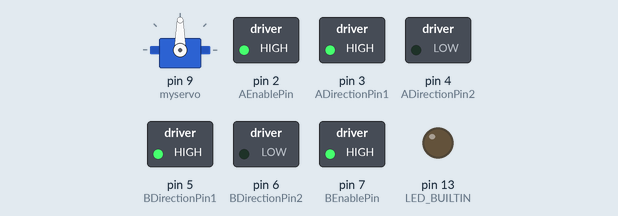
Recording of a sketch running on a simulated Arduino Mega 2560, built with avr-gcc and run on an emulated ATmega2560. On the bench: servo, switched loads named in the sketch (green lamp = pin HIGH), output pins drawn as LEDs (lit = HIGH).

Above: at 1.1 s.
At 2.8 s:
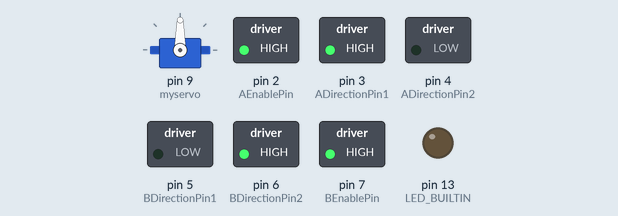
Timing chart, 0 to 3.8 s (numbered marks = the images above):
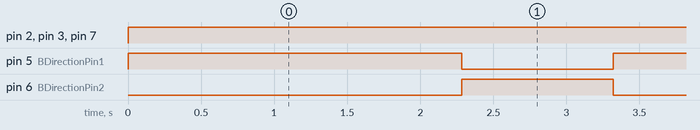

Measured:
- by itself, pin 2 (AEnablePin), pin 3 (ADirectionPin1), pin 7 (BEnablePin): LOW → HIGH at 0.00 s
- by itself, pin 5 (BDirectionPin1): alternates HIGH for 2.3 s and LOW for 1.0 s
- by itself, pin 6 (BDirectionPin2): alternates HIGH for 1.0 s and LOW for 2.3 s

The sketch:

Testing-1-2.ino
```cpp
#include <Servo.h>
#include <NewPing.h>
// ensure that the nnewping library by tim eckel is installed
// Tools > Manage Libraries > Search for 'newping' > Install

// MOTOR PIN DEFINITIONS
const int ADirectionPin1 = 3;
const int ADirectionPin2 = 4;
const int AEnablePin = 2;
const int BDirectionPin1 = 5;
const int BDirectionPin2 = 6;
const int BEnablePin = 7;

const int echoPin = 10;
const int trigPin = 11;
const int servoPin = 9;

const int farRight = -80; // let the servo scan right
const int farLeft = 80;   // let the servo scan left
const int middle = 0;     // let the servo scan middle

Servo myservo; // create servo object to control a servo
// twelve servo objects can be created on most boards

// ULTRASONIC CONTROL

#define ITERATIONS 5     // Number of iterations.
#define TRIGGER_PIN 11   // Arduino pin tied to trigger pin on ping sensor.
#define ECHO_PIN 10      // Arduino pin tied to echo pin on ping sensor.
#define MAX_DISTANCE 200 // Maximum distance (in cm) to ping.
#define PING_INTERVAL 33 // Milliseconds between sensor pings (29ms is about the min to avoid cross-sensor echo).

NewPing sonar(TRIGGER_PIN, ECHO_PIN, MAX_DISTANCE); // NewPing setup of pins and maximum distance.

double distanceFromObjectIntital = 0;
double distanceFromObjectFinal = 0;
int numberOfCalibrationSteps = 3;

// PHYSICAL CONSTANTS
#define PI 3.1415926535897932384626433832795

const double wheelDiameter = 70; //~219.911mm
const double wheelDistranceInner = 100;
const double wheelThickness = 8;

// MOTOR CONTROL SPEED VALUES
double BSpeed = 165;
double ASpeed = 255;

float duration;
float distance;

double degreeValue = 1;
double centimeterValue = 1;

bool didMove = false;
double rightSide = 0;
double frontSide = 0;
double leftSide = 0;
double backSide = 0;

void goStraight()
{
    analogWrite(BEnablePin, BSpeed);
    analogWrite(AEnablePin, ASpeed);

    digitalWrite(ADirectionPin1, HIGH);
    digitalWrite(ADirectionPin2, LOW);

    digitalWrite(BDirectionPin1, HIGH);
    digitalWrite(BDirectionPin2, LOW);

    digitalWrite(AEnablePin, HIGH);
    digitalWrite(BEnablePin, HIGH);

    delay(cmToDuration(8));

    digitalWrite(AEnablePin, LOW);
    digitalWrite(BEnablePin, LOW);
}

void turnRight()
{
    analogWrite(BEnablePin, BSpeed);
    analogWrite(AEnablePin, ASpeed);

    digitalWrite(ADirectionPin1, HIGH);
    digitalWrite(ADirectionPin2, LOW);

    digitalWrite(BDirectionPin1, LOW);
    digitalWrite(BDirectionPin2, HIGH);

    digitalWrite(AEnablePin, HIGH);
    digitalWrite(BEnablePin, HIGH);

    delay(angleToDuration(45));

    digitalWrite(AEnablePin, LOW);
    digitalWrite(BEnablePin, LOW);
}

void turnLeft()
{
    analogWrite(BEnablePin, BSpeed);
    analogWrite(AEnablePin, ASpeed);

    digitalWrite(ADirectionPin1, LOW);
    digitalWrite(ADirectionPin2, HIGH);

    digitalWrite(AEnablePin, HIGH);
    digitalWrite(BEnablePin, HIGH);

    delay(angleToDuration(35));

    digitalWrite(AEnablePin, LOW);
    digitalWrite(BEnablePin, LOW);
}

void servoAngle(double angle)
{
    // applies offset
    int processedAngle = angle + 97;
    myservo.write(processedAngle);
    delay(500);
}

double cmToDuration(double distance)
{
    return distance * 285.714;
}

double angleToDuration(double angle)
{
    return angle * (8300 / 360);
}

double getDistance()
{
    distance = 0;           // Initialize this to 0 so it will not contain the value from last check
    return sonar.ping_cm(); // Send ping, get distance in cm and return result (0 = outside set distance range)
}

double getDistanceAverage(int iterations)
{
    double distance = 0;
    for (int i = 0; i < iterations; i++) // loop through the number of calibration steps
    {
        distance += getDistance(); // get the distance from the nearest object in cm, and add to the total
    }
    distance /= iterations; // get the average distance from the nearest object
    // Serial.print("distance measured average:", distance, "across", iterations, "iterations");
    return distance; // return the average distance from the nearest object
}

void checkAround()
{
    servoAngle(farRight);

    rightSide = getDistanceAverage(10);

    servoAngle(middle);
    frontSide = getDistanceAverage(10);

    servoAngle(farLeft);
    leftSide = getDistanceAverage(10);

    myservo.write(middle);
}

void reset()
{
    rightSide = 0;
    leftSide = 0;
    frontSide = 0;
    backSide = 0;
}

void setup()
{
    Serial.begin(115200);
    myservo.attach(9);
    pinMode(ADirectionPin1, OUTPUT);
    pinMode(ADirectionPin2, OUTPUT);
    pinMode(AEnablePin, OUTPUT);
    pinMode(BDirectionPin1, OUTPUT);
    pinMode(BDirectionPin2, OUTPUT);
    pinMode(BEnablePin, OUTPUT);
    pinMode(LED_BUILTIN, OUTPUT);
}

void loop()
{
    goStraight();
    turnRight();
}
```
